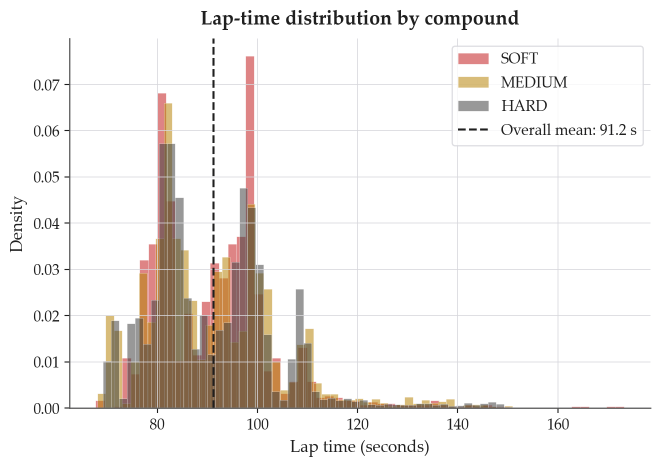
#> input picture outputs/pit_stop_strategy/plots/01a_laptime_compound.png, 1321 x 934 px (shown at 1/2 size); its folder holds only this picture in this run
$ python _recolor_existing_plots.py
#> lines starting #> are read from the running program, lines starting #| are printed output that depends on the picture; after the words box and inside, x2 and y2 are one past the last pixel; in counts of white or black regions, pixels touching at a corner belong together
"""One-off utility: convert previously-generated dark-themed pit-stop PNGs
to a clean white-themed equivalent without re-running the full pipeline
(the raw FastF1 telemetry CSV is not shipped with the repo).

Strategy: target the exact known dark palette used by visualize.py and
remap only those pixels.

  BG     #0F0F1A  page background       -> #FFFFFF white
  PANEL  #1A1A2E  axes background       -> #FFFFFF white
  GRID   #252540  grid lines            -> #D7D7DC light gray
  BORDER #333355  axis spines / boxes   -> #888888 medium gray
  TEXT   #E8E8F0  near-white labels     -> #222222 dark text
  MUTED  #8888AA  tick labels           -> #555555 dark gray text
  F1_WHITE #F5F5F5 line/marker over BG  -> #222222 dark gray
  legend #22224A  legend background     -> #FFFFFF white

Mapping uses RGB nearest-neighbour with a tolerance, then snaps each
matched pixel to the new palette colour while preserving alpha.  Saturated
colours (brand reds, blues, teals, oranges) sit far outside this set and
are left untouched.
"""

from __future__ import annotations

import sys
from pathlib import Path

import numpy as np
from PIL import Image

REPO_ROOT = Path(__file__).resolve().parents[2]
PLOTS_DIR = REPO_ROOT / "outputs" / "pit_stop_strategy" / "plots"

# (source_rgb, target_rgb, tol_in_rgb_distance)
COLOR_MAP = [
    ((0x0F, 0x0F, 0x1A), (255, 255, 255), 18),  # BG -> white
    ((0x1A, 0x1A, 0x2E), (255, 255, 255), 18),  # PANEL -> white
    ((0x22, 0x22, 0x4A), (255, 255, 255), 22),  # legend bg -> white
    ((0x25, 0x25, 0x40), (0xD7, 0xD7, 0xDC), 18),  # GRID -> light gray
    ((0x33, 0x33, 0x55), (0x88, 0x88, 0x88), 22),  # BORDER -> medium gray
    ((0xE8, 0xE8, 0xF0), (0x22, 0x22, 0x22), 14),  # TEXT -> dark
    ((0xF5, 0xF5, 0xF5), (0x22, 0x22, 0x22), 14),  # F1_WHITE -> dark
    ((0x88, 0x88, 0xAA), (0x55, 0x55, 0x55), 16),  # MUTED -> dark gray
]


def _remap(rgb: np.ndarray) -> np.ndarray:
    """Apply the COLOR_MAP in order; first hit wins."""
    out = rgb.copy()
    matched = np.zeros(rgb.shape[:2], dtype=bool)

    for src, tgt, tol in COLOR_MAP:
        src_arr = np.array(src, dtype=np.int16)
        diff = rgb.astype(np.int16) - src_arr
        dist = np.sqrt((diff * diff).sum(axis=-1))
        m = (dist <= tol) & (~matched)
        if not m.any():
            continue
        # Linear blend: the further from src, the less of tgt to apply
        # (so antialiased pixels around text/lines transition smoothly).
        weight = np.clip(1.0 - dist / max(tol, 1), 0.0, 1.0)[..., None]
        out_f = (np.array(tgt, dtype=np.float32)[None, None, :] * weight
                 + out.astype(np.float32) * (1.0 - weight))
        out[m] = np.clip(out_f[m], 0, 255).astype(np.uint8)
        matched |= m

    return out


def recolor_image(in_path: Path, out_path: Path) -> None:
    im = Image.open(in_path).convert("RGBA")
#> im is the input picture: PIL image 1321x934 RGBA; mean R, G, B, A 240.8, 237.4, 234.9, 255
    arr = np.array(im)
    rgb = arr[..., :3]
    alpha = arr[..., 3:4]
#> alpha: shape (934, 1321, 1); every value is 255

    new_rgb = _remap(rgb)
#> the loop in _remap, `for src, tgt, tol in COLOR_MAP:` made 8 passes
#> pass 1, in _remap, `diff = rgb.astype(np.int16) - src_arr`:
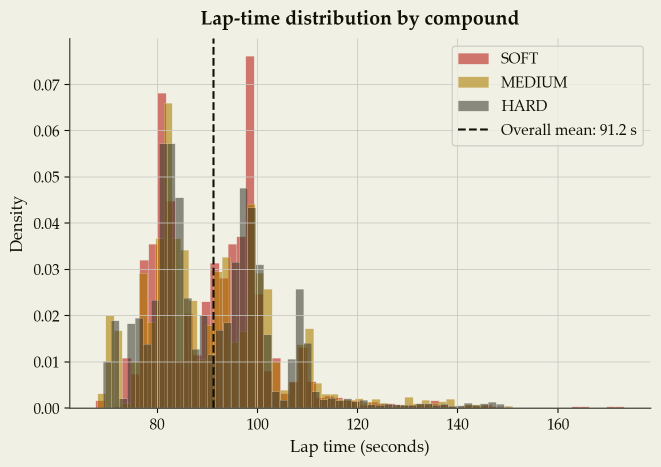
#> diff: shape (934, 1321, 3) int16 (shown at 1/2 size); mean R, G, B 225.8, 222.4, 208.9
#> pass 1, in _remap, `dist = np.sqrt((diff * diff).sum(axis=-1))`:
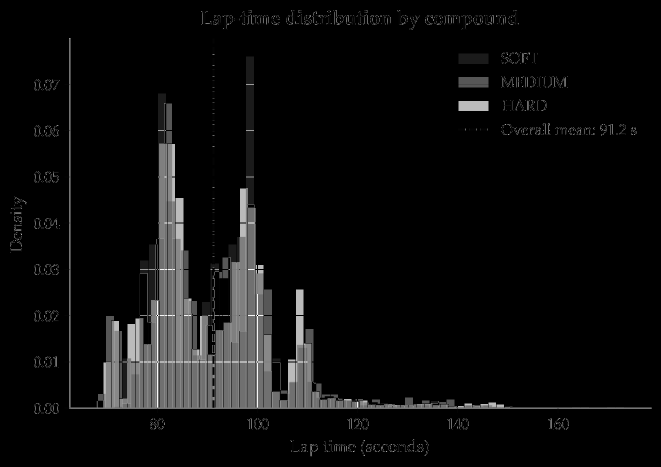
#> dist: shape (934, 1321) float64 (shown at 1/2 size); 88.87% of the values are NaN or infinite; the others: min 18.17, max 307.8, mean 139; drawn with min black, max white, NaN and infinite black
#> after the loop in _remap, `for src, tgt, tol in COLOR_MAP:`:
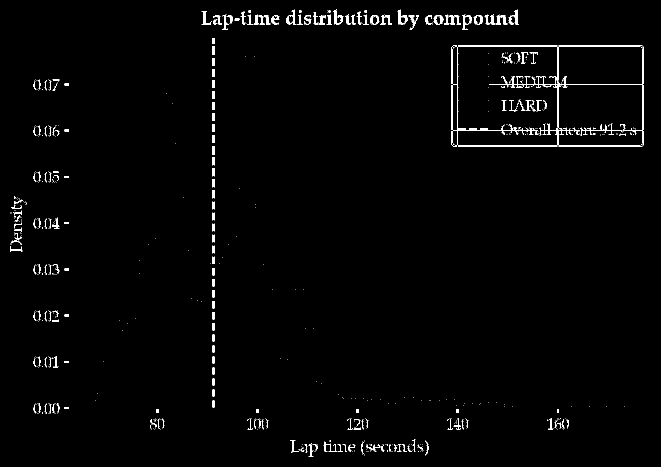
#> matched: shape (934, 1321) bool (shown at 1/2 size); 1.5% white; 659 white regions (428 under 20 px), largest, box (x1, y1, x2, y2) and area: (905, 93, 1281, 291) 2451, (1132, 98, 1286, 286) 620, (1117, 91, 1288, 168) 244
#> after the loop in _remap, `for src, tgt, tol in COLOR_MAP:`:
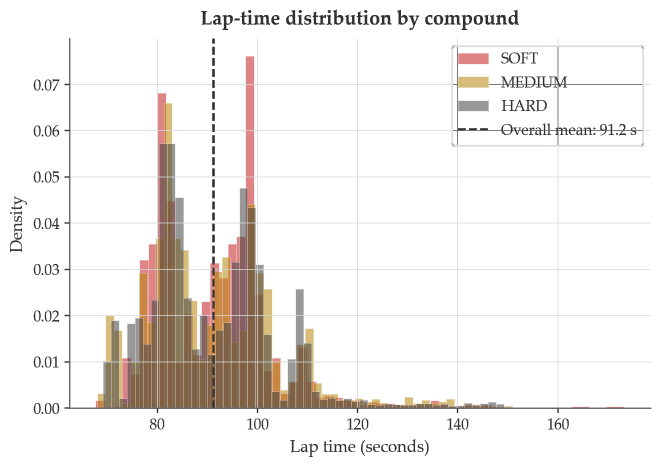
#> out: shape (934, 1321, 3) (shown at 1/2 size); mean R, G, B 240.6, 237.2, 234.7

    # Crisp white sweep: any pixel that ended up within 5 of pure white
    # snaps to pure white.  Prevents the faint navy tint left behind by
    # antialias halos.
    is_near_white = ((255 - new_rgb).max(axis=-1) <= 8)
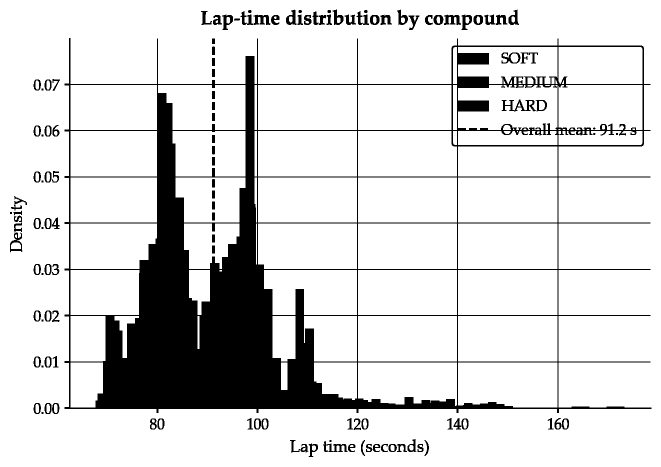
#> is_near_white: shape (934, 1321) bool (shown at 1/2 size); 85.2% white; 123 black regions (13 under 20 px), largest, box (x1, y1, x2, y2) and area: (129, 76, 1303, 826) 163348, (1003, 199, 1072, 223) 647, (646, 882, 695, 904) 440
    new_rgb[is_near_white] = 255
#> new_rgb: shape (934, 1321, 3); 0.03% of pixels changed, all inside (x1, y1, x2, y2) = (20, 19, 1288, 910)

    out_arr = np.concatenate([new_rgb, alpha], axis=-1)
    Image.fromarray(out_arr).save(out_path, optimize=True)
    print(f"  [recolored] {in_path.name}")


def main() -> None:
    if not PLOTS_DIR.exists():
        print(f"No plots directory: {PLOTS_DIR}", file=sys.stderr)
        sys.exit(1)

    files = sorted(PLOTS_DIR.glob("*.png"))
    if not files:
        print("No PNGs found.", file=sys.stderr)
        sys.exit(1)

    for p in files:
        recolor_image(p, p)

    print(f"\nDone. {len(files)} file(s) recolored under {PLOTS_DIR}")


if __name__ == "__main__":
    main()

$ run again, on outputs/pit_stop_strategy/plots/01b_tyre_life_dist.png
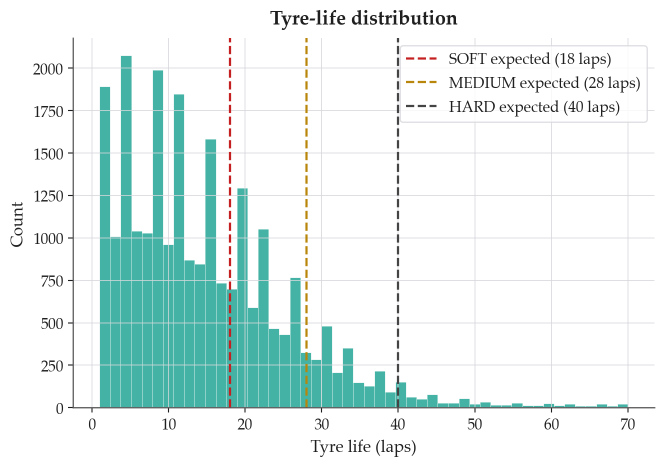
#> input picture outputs/pit_stop_strategy/plots/01b_tyre_life_dist.png, 1328 x 933 px (shown at 1/2 size)
#> in recolor_image, im is the input picture: PIL image 1328x933 RGBA; mean R, G, B, A 225.9, 239.8, 237.8, 255
#> alpha: shape (933, 1328, 1); every value is 255
#> after the loop in _remap, `for src, tgt, tol in COLOR_MAP:`:
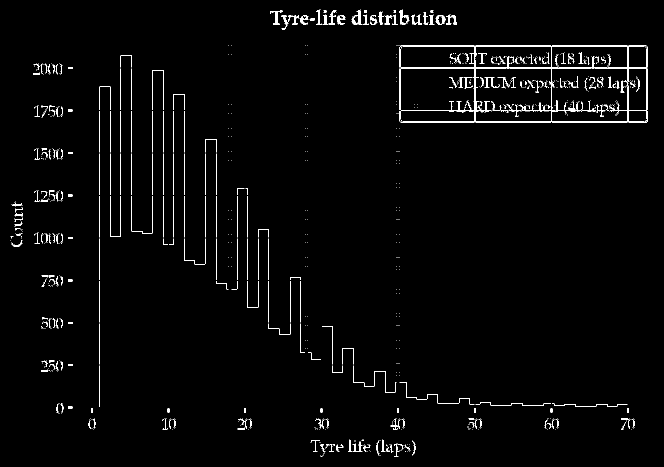
#> matched: shape (933, 1328) bool (shown at 1/2 size); 1.9% white in thin lines or dots
#> in recolor_image, `is_near_white = ((255 - new_rgb).max(axis=-1) <= 8)`:
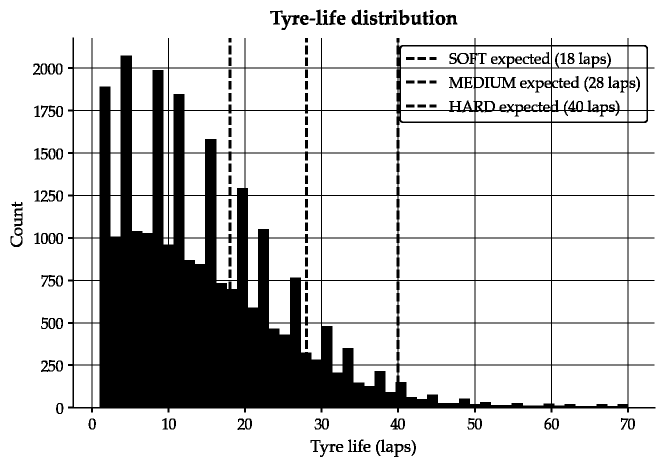
#> is_near_white: shape (933, 1328) bool (shown at 1/2 size); 80.7% white; 155 black regions (1 under 20 px), largest, box (x1, y1, x2, y2) and area: (136, 75, 1311, 825) 216299, (969, 154, 1032, 177) 586, (756, 23, 796, 50) 490
#> new_rgb: shape (933, 1328, 3); mean R, G, B 225.5, 239.4, 237.4

$ run again, on outputs/pit_stop_strategy/plots/01c_pitstop_lap_dist.png
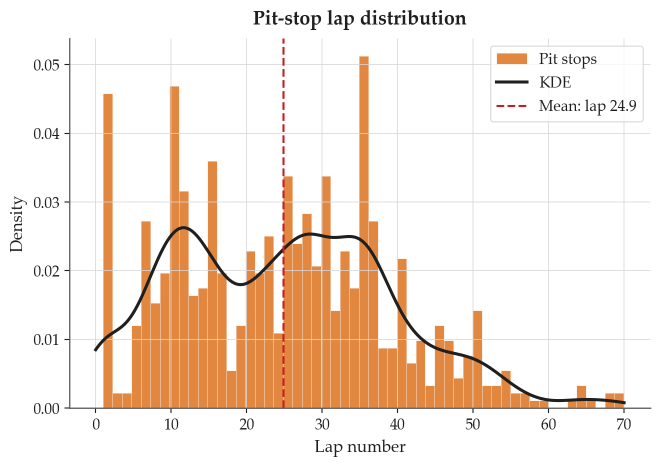
#> input picture outputs/pit_stop_strategy/plots/01c_pitstop_lap_dist.png, 1321 x 934 px (shown at 1/2 size)
#> in recolor_image, im is the input picture: PIL image 1321x934 RGBA; mean R, G, B, A 245.2, 230.9, 220.1, 255
#> alpha: shape (934, 1321, 1); every value is 255
#> after the loop in _remap, `for src, tgt, tol in COLOR_MAP:`:
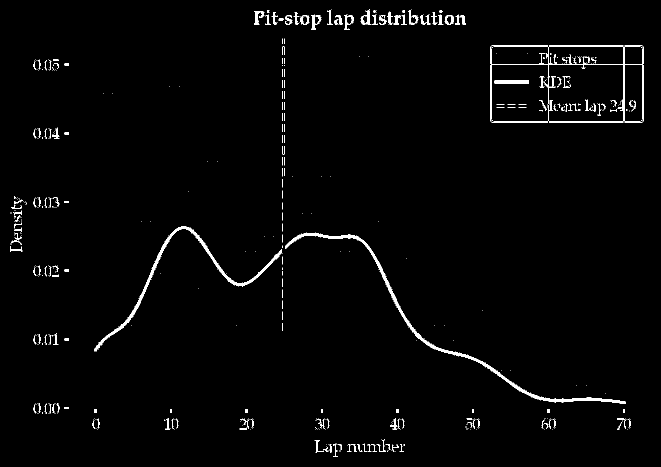
#> matched: shape (934, 1321) bool (shown at 1/2 size); 1.7% white; 526 white regions (368 under 20 px), largest, box (x1, y1, x2, y2) and area: (570, 465, 1252, 808) 4496, (188, 453, 565, 703) 3138, (982, 93, 1286, 243) 2468
#> in recolor_image, `is_near_white = ((255 - new_rgb).max(axis=-1) <= 8)`:
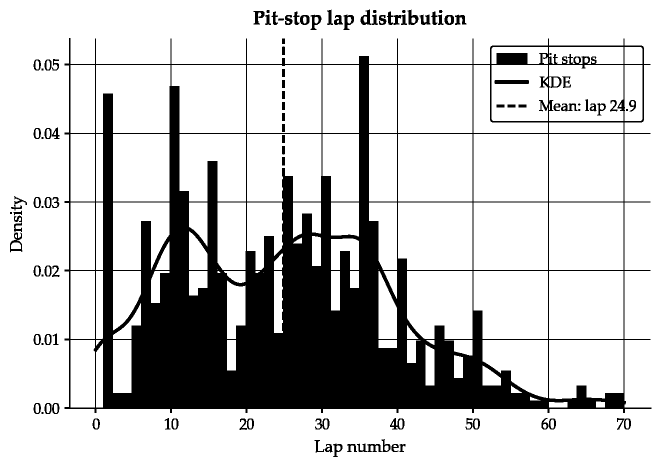
#> is_near_white: shape (934, 1321) bool (shown at 1/2 size); 78.8% white; 104 black regions (11 under 20 px), largest, box (x1, y1, x2, y2) and area: (129, 76, 1303, 826) 246106, (989, 160, 1058, 168) 548, (774, 23, 814, 50) 508
#> new_rgb: shape (934, 1321, 3); mean R, G, B 245.1, 230.8, 220
